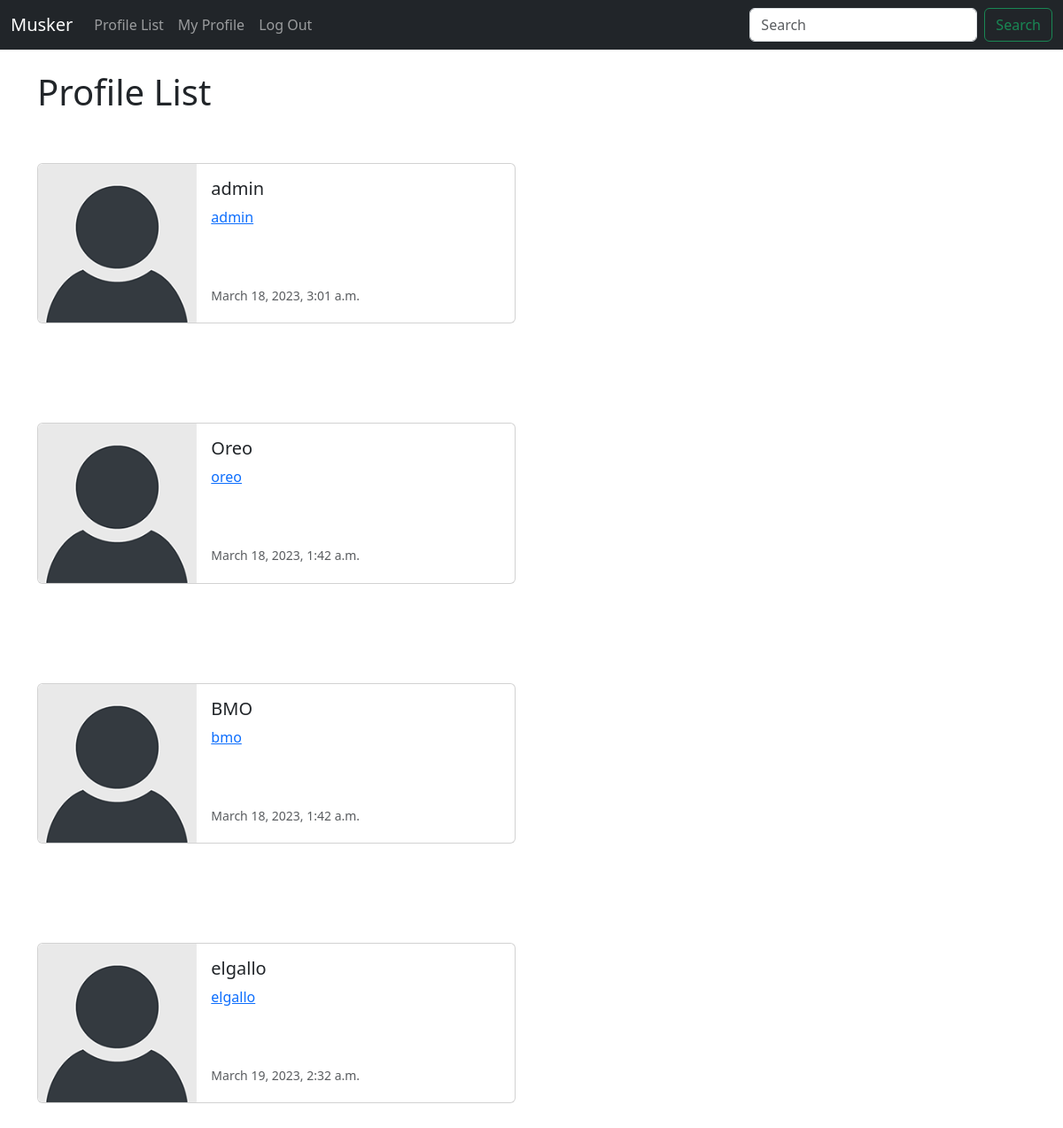
Page /profile_list/ (signed in) on the earlier database version.
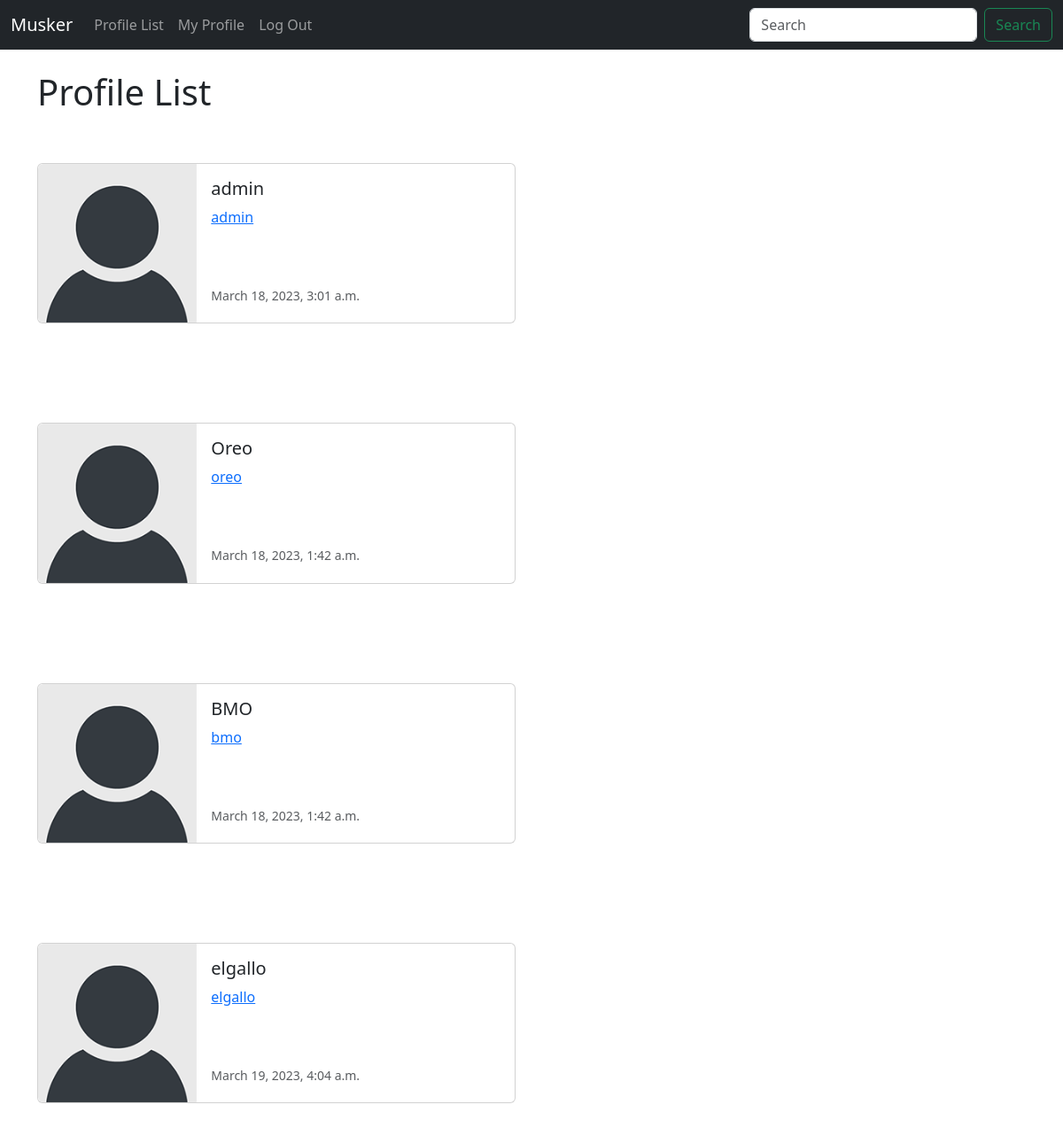
Same page on the later database version.
### musker/models.py (models this page shows, shortened)
class Profile(models.Model):
    user = models.OneToOneField(User, on_delete=models.CASCADE)
    follows = models.ManyToManyField(
        "self", related_name="followed_by",symmetrical=False, blank=True
    )
    date_modified = models.DateTimeField(User, auto_now=True)
    profile_image = models.ImageField(null=True, blank=True, upload_to="images/")

### musker/views.py (the view)
# urls.py: path('profile_list/', views.profile_list, name= 'profile_list'),
def profile_list(request):
    if request.user.is_authenticated:
        profiles = Profile.objects.exclude(user=request.user)
        return render(request, 'profile_list.html', {"profiles":profiles})
    else:
        messages.success(request, ("You Must Be Logged In To View This Page"))
        return redirect('home')

### musker/templates/profile_list.html
{% extends 'base.html' %} {% block content %}{% load static %}
<h1>Profile List</h1>
<br />
{% if profiles %} {% for profile in profiles %}
<br />
<div class="card mb-3" style="max-width: 540px">
  <div class="row g-0">
    <div class="col-md-4">
      <img
        src="{% static 'images/default_profile_pic.png' %}"
        class="img-fluid rounded-start"
        alt="Profile Pic"
      />
    </div>
    <div class="col-md-8">
      <div class="card-body">
        <h5 class="card-title">{{ profile.user.username }}</h5>
        <p class="card-text">
          <a href="{% url 'profile' profile.user.id %}"
            >{{ profile.user.username|lower }}</a
          >
        </p>
        <br /><br />
        <p class="card-text">
          <small class="text-muted">{{ profile.date_modified }}</small>
        </p>
      </div>
    </div>
  </div>
</div>
<br /><br />
<br />
{% endfor %} {% endif %} {% endblock %}

Differences in the rows shown:
changed Profile "elgallo": date_modified "March 19, 2023, 2:32 a.m." → "March 19, 2023, 4:04 a.m."
